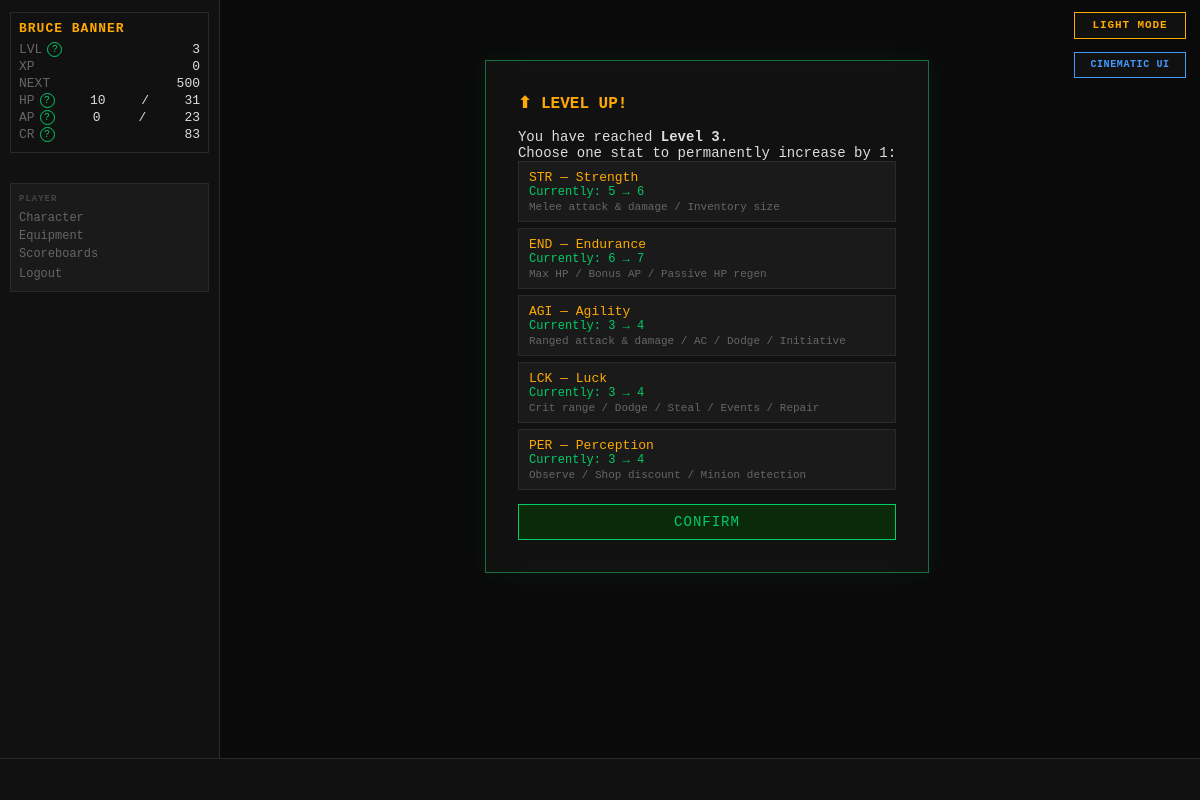
/levelup (signed in), run on the app's committed database.
### tables this page shows
CREATE TABLE players (
    id                  INTEGER PRIMARY KEY AUTOINCREMENT,
    username            TEXT    UNIQUE NOT NULL,
    password_hash       TEXT    NOT NULL,
    email               TEXT    UNIQUE NOT NULL,
    character_name      TEXT    NOT NULL,
    sex                 TEXT    NOT NULL,
    class_id            INTEGER REFERENCES classes(id),
    str_stat            INTEGER NOT NULL DEFAULT 1,
    end_stat            INTEGER NOT NULL DEFAULT 1,
    agi_stat            INTEGER NOT NULL DEFAULT 1,
    lck_stat            INTEGER NOT NULL DEFAULT 1,
    per_stat            INTEGER NOT NULL DEFAULT 1,
    level               INTEGER NOT NULL DEFAULT 1,
    xp                  INTEGER NOT NULL DEFAULT 0,
    current_hp          INTEGER NOT NULL,
    current_ap          INTEGER NOT NULL,
    credits             INTEGER NOT NULL DEFAULT 25,
    equipped_weapon_id  INTEGER REFERENCES inventory_items(id),
    equipped_armor_id   INTEGER REFERENCES inventory_items(id),
    equipped_special_id INTEGER REFERENCES inventory_items(id),
    in_combat           INTEGER NOT NULL DEFAULT 0,
    pending_levelup     INTEGER NOT NULL DEFAULT 0,
    combat_preference   TEXT    NOT NULL DEFAULT "Balanced",
    is_banned           INTEGER NOT NULL DEFAULT 0,
    last_login_at       TEXT,
    created_at          TEXT    NOT NULL DEFAULT (datetime('now'))
, retired_at TEXT);

### routes/auth.py (the view)
@bp.route("/levelup", methods=["GET"])
def levelup():
    player = g.player
    return render_template("auth/levelup.html", player=player)

### app.py (called while the page is built)
def _context_processor() -> dict:
    settings = get_all_settings()
    player = g.get("player")
    if not player:
        return {"settings": settings}
    return {"player": player, "settings": settings}

def _check_auth():
    if request.endpoint in _AUTH_EXEMPT:
        return None
    if not session.get("player_id"):
        return redirect(url_for("auth.login"))
    return None

def _load_player():
    player_id = session.get("player_id")
    if not player_id:
        return None
    player = get_player(player_id)
    if player is None:
        session.clear()
        return redirect(url_for("auth.login"))
    g.player = player
    return None

def _check_levelup():
    if request.endpoint in _LEVELUP_EXEMPT:
        return None
    player = g.get("player")
    if player and player.get("pending_levelup") and not player.get("in_combat"):
        return redirect(url_for("auth.levelup"))
    return None

def _set_blackout_flag():
    settings = get_all_settings()
    blackout_mins = settings.get("MIDNIGHT_BLACKOUT_MINUTES", cfg.MIDNIGHT_BLACKOUT_MINUTES)
    now = datetime.now(timezone.utc)
    minutes_to_midnight = (24 * 60) - (now.hour * 60 + now.minute)
    g.blackout = (minutes_to_midnight <= blackout_mins)

### database.py (called while the page is built)
def get_db() -> sqlite3.Connection:
    if 'db' not in g:
        g.db = sqlite3.connect(
            cfg.DB_PATH,
            detect_types=sqlite3.PARSE_DECLTYPES,
            timeout=10,
        )
        g.db.row_factory = dict_factory
        g.db.execute("PRAGMA foreign_keys = ON")
        g.db.execute("PRAGMA journal_mode = WAL")
    return g.db

def dict_factory(cursor: sqlite3.Cursor, row: tuple) -> dict:
    return {col[0]: val for col, val in zip(cursor.description, row)}

def execute(sql: str, params: tuple = ()) -> list[dict]:
    return get_db().execute(sql, params).fetchall()

def execute_one(sql: str, params: tuple = ()) -> dict | None:
    return get_db().execute(sql, params).fetchone()

### templates/auth/levelup.html (shortened to what this page needs)
{% extends "base.html" %}
{% block content %}
<div id="auth-box">
    <h2 class="auth-heading term-amber">⬆ LEVEL UP!</h2>
    <p>You have reached <strong>Level {{ player.level }}</strong>.</p>
    <p>Choose one stat to permanently increase by 1:</p>
    <form method="POST" action="{{ url_for('auth.levelup_post') }}">
        <div id="levelup-stats">
            {% for stat, label, detail in [
                ('STR', 'STR — Strength',    'Melee attack & damage / Inventory size'),
                ('END', 'END — Endurance',   'Max HP / Bonus AP / Passive HP regen'),
                ('AGI', 'AGI — Agility',     'Ranged attack & damage / AC / Dodge / Initiative'),
                ('LCK', 'LCK — Luck',        'Crit range / Dodge / Steal / Events / Repair'),
                ('PER', 'PER — Perception',  'Observe / Shop discount / Minion detection')
            ] %}
            <label class="stat-choice">
                <span class="stat-name">{{ label }}</span>
                <span class="stat-current">Currently: {{ player[stat.lower() + '_stat'] }} → {{ player[stat.lower() + '_stat'] + 1 }}</span>
                <span class="stat-detail">{{ detail }}</span>
            </label>
            {% endfor %}
        </div>
        <button type="submit" class="auth-btn">CONFIRM</button>
    </form>
</div>
{% endblock %}

### templates/base.html (shortened to what this page needs)
<!DOCTYPE html>
<html lang="en">
<head>
<link rel="stylesheet" href="{{ url_for('static', filename='style.css') }}">
</head>
<body class="{{ 'authenticated' if player else 'auth-page' }} {% block body_class %}{% endblock %}">
{% if settings.get('ALLOW_PLAYER_COLOR_OVERRIDE', true) %}<button id="theme-toggle" type="button" aria-label="Switch color theme" aria-pressed="false">
</button>{% endif %}
{% if settings.get('ALLOW_PLAYER_INTERFACE_OVERRIDE', true) %}
<button id="interface-toggle" type="button" aria-label="Switch interface style" aria-pressed="false">
</button>
{% endif %}
{% if player %}
<div id="left-col">
    <div id="status-block">
        <div class="status-name">{{ player.character_name }}</div>
        <div class="status-line">
            <span class="label">LVL</span>
            <span id="status-level">{{ player.level }}</span>
        </div>
        <div class="status-line">
            <span class="label">XP</span>
            <span id="status-xp">{{ player.xp }}</span>
        </div>
        <div class="status-line" title="Experience still needed to reach level {{ player.level + 1 }}">
            <span class="label">NEXT</span>
            <span id="status-xp-next">{{ player.xp_to_next_level if player.xp_to_next_level is not none else 'MAX' }}</span>
        </div>
        <div class="status-line">
            <span class="label">HP</span>
            <span id="status-hp">{{ player.current_hp }}</span>/<span id="status-maxhp">{{ player.max_hp }}</span>
        </div>
        <div class="status-line">
            <span class="label">AP</span>
            <span id="status-ap">{{ player.current_ap }}</span>/<span id="status-maxap">{{ player.max_ap }}</span>
        </div>
        <div class="status-line">
            <span class="label">CR</span>
            <span id="status-credits">{{ player.credits }}</span>
        </div>
    </div>
    <nav id="left-nav">
        <span class="nav-heading">PLAYER</span>
        <a href="{{ url_for('character.index') }}">Character</a>
        <a href="{{ url_for('character.equipment') }}">Equipment</a>
        <a href="{{ url_for('scoreboards.index') }}">Scoreboards</a>
        <form action="{{ url_for('auth.logout') }}" method="POST" style="margin:0">
            <button type="submit" class="nav-link-btn">Logout</button>
        </form>
    </nav>
</div>
{% endif %}
<div id="main">
    {% block content %}{% endblock %}
</div>
{% if player %}
<div id="ticker-wrap">
    <div id="ticker">
    </div>
</div>
{% endif %}
</body>
</html>

### static/style.css (style rules this page uses)
:root { --bg: #0a0a0a; --bg-panel: #111111; --bg-input: #1a1a1a; --border: #2a2a2a; --green: #00cc66; --red: #cc2222; --amber: #ffaa00; --blue: #4499ff; --grey: #666666; --white: #dddddd; --dim: #444444; --font: 'Courier New', Courier, monospace; --left-width: 220px; --ticker-h: 42px; }
*, *::before, *::after { box-sizing: border-box; margin: 0; padding: 0; }
html, body { height: 100%; background: var(--bg); color: var(--white); font-family: var(--font); font-size: 14px; overflow: hidden; }
a { color: var(--blue); text-decoration: none; }
#theme-toggle { position: fixed; top: 12px; right: 14px; z-index: 1000; min-width: 112px; padding: 7px 10px; border: 1px solid var(--amber); background: var(--bg-panel); color: var(--amber); font: bold 11px/1 var(--font); letter-spacing: 0.08em; cursor: pointer; box-shadow: 0 2px 10px rgba(0, 0, 0, 0.18); }
#interface-toggle { position: fixed; top: 52px; right: 14px; z-index: 1000; min-width: 112px; padding: 7px 10px; border: 1px solid var(--blue); background: var(--bg-panel); color: var(--blue); font: bold 10px/1 var(--font); letter-spacing: .06em; cursor: pointer; }
#left-col { position: fixed; top: 0; left: 0; width: var(--left-width); height: calc(100vh - var(--ticker-h)); background: var(--bg-panel); border-right: 1px solid var(--border); display: flex; flex-direction: column; padding: 12px 10px; overflow-y: auto; z-index: 10; }
#main { margin-left: var(--left-width); height: calc(100vh - var(--ticker-h)); overflow-y: auto; overflow-x: hidden; scrollbar-gutter: stable; display: flex; flex-direction: column; }
#status-block { border: 1px solid var(--border); padding: 8px; margin-bottom: 14px; }
.status-name { color: var(--amber); font-size: 13px; font-weight: bold; margin-bottom: 6px; text-transform: uppercase; letter-spacing: 1px; }
.status-line { display: flex; justify-content: space-between; margin: 2px 0; font-size: 13px; }
.status-line .label { color: var(--grey); }
#left-nav { margin-top: 2px; display: flex; flex-direction: column; gap: 4px; border-top: 1px solid var(--border); padding: 10px 8px; background: var(--bg-input); border: 1px solid var(--border); }
.nav-heading { color: var(--dim); font-size: 9px; font-weight: bold; letter-spacing: 1px; margin-bottom: 3px; }
#left-nav a, .nav-link-btn { color: var(--grey); font-size: 12px; font-family: var(--font); background: none; border: none; cursor: pointer; text-align: left; padding: 0; }
#ticker-wrap { position: fixed; bottom: 0; left: 0; right: 0; height: var(--ticker-h); background: var(--bg-panel); border-top: 1px solid var(--border); overflow: hidden; z-index: 20; display: flex; align-items: center; }
#ticker { white-space: nowrap; color: var(--dim); font-size: 12px; padding-left: 100%; animation: ticker-scroll 60s linear infinite; }
#auth-box { max-width: 520px; margin: 60px auto; padding: 32px; background: var(--bg-panel); border: 1px solid #1d6b42; box-shadow: 0 0 24px rgba(0, 204, 102, 0.08), inset 0 0 24px rgba(0, 204, 102, 0.025); }
.auth-heading { color: var(--amber); margin-bottom: 16px; font-size: 16px; }
.auth-btn { background: #0a2a0a; color: var(--green); border: 1px solid var(--green); padding: 9px 24px; font-family: var(--font); font-size: 14px; letter-spacing: 1px; cursor: pointer; margin-top: 8px; width: 100%; }
.stat-choice { display: block; background: var(--bg-input); border: 1px solid var(--border); padding: 8px 10px; margin-bottom: 6px; cursor: pointer; }
.stat-name { color: var(--amber); display: block; font-size: 13px; }
.stat-current { color: var(--green); display: block; font-size: 12px; }
.stat-detail { color: var(--grey); display: block; font-size: 11px; margin-top: 2px; }

### data on the page
players: character_name "BRUCE BANNER", level "3", xp "0", current_hp "10", current_ap "0", credits "83", str_stat "5" "6" "3" "3" "3", player[stat.lower()+'_stat']+1 "6" "7" "4" "4" "4"

### other printed values
{{ player.max_hp }} "31"
{{ player.max_ap }} "23"
{{ label }} "STR — Strength" "END — Endurance" "AGI — Agility" "LCK — Luck" "PER — Perception"
{{ detail }} "Melee attack & damage / Inventory size" "Max HP / Bonus AP / Passive HP regen" "Ranged attack & damage / AC / Dodge / Initiative" "Crit range / Dodge / Steal / Events / Repair" "Observe / Shop discount / Minion detection"
